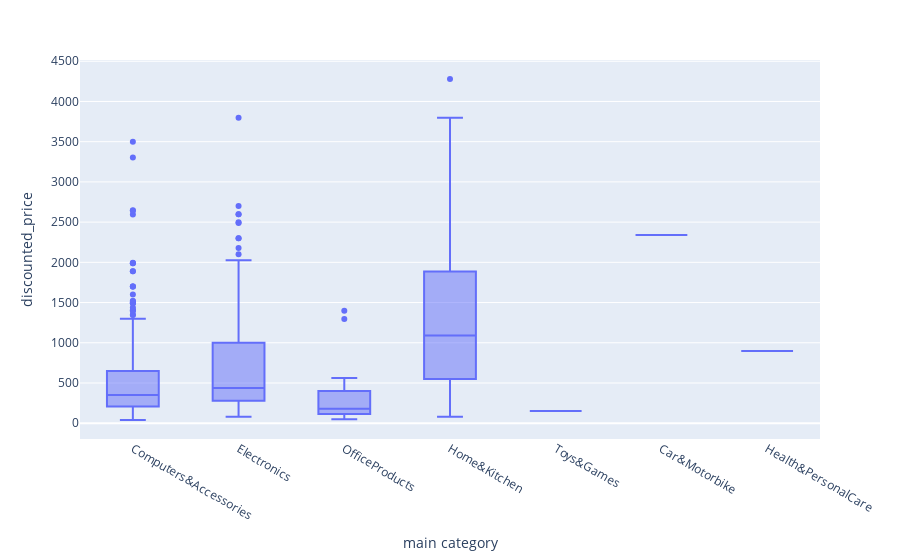

Write notebook code for a chart like this one.
### Code cell
px.box(data_frame=df,
       x=df['main category'],
       y=df['discounted_price'])

### Figure 1 — Plotly figure (JSON) as saved in the notebook; plotly's stock layout.template omitted (floating-point values rounded to 4 significant figures; data arrays with more than 128 entries replaced by an {"elided": "..."} marker saying what was removed)
{"data": [{"alignmentgroup": "True", "hovertemplate": "main category=%{x}<br>discounted_price=%{y}<extra></extra>", "legendgroup": "", "marker": {"color": "#636efa"}, "name": "", "notched": false, "offsetgroup": "", "orientation": "v", "showlegend": false, "type": "box", "x": {"elided": "891 str values"}, "x0": " ", "xaxis": "x", "y": {"elided": "891 float values"}, "y0": " ", "yaxis": "y"}], "layout": {"boxmode": "group", "legend": {"tracegroupgap": 0}, "margin": {"t": 60}, "xaxis": {"anchor": "y", "domain": [0, 1], "title": {"text": "main category"}}, "yaxis": {"anchor": "x", "domain": [0, 1], "title": {"text": "discounted_price"}}}}
